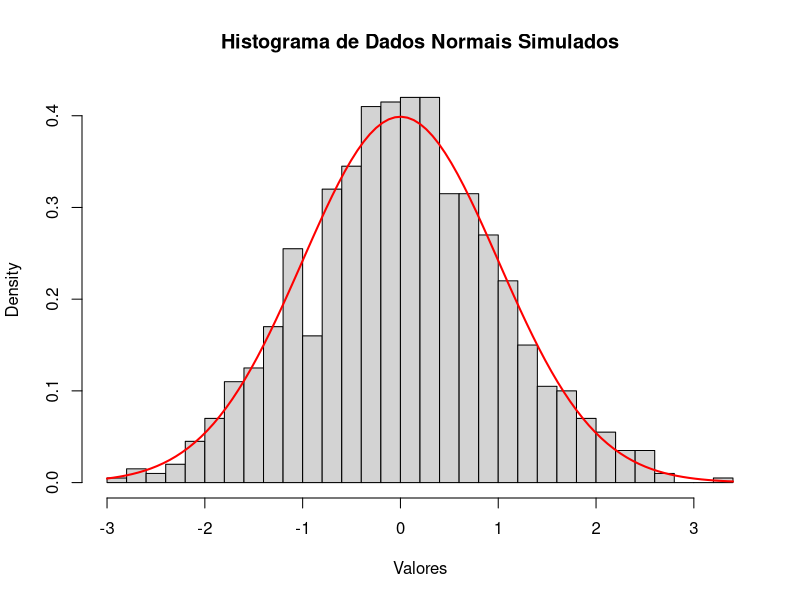
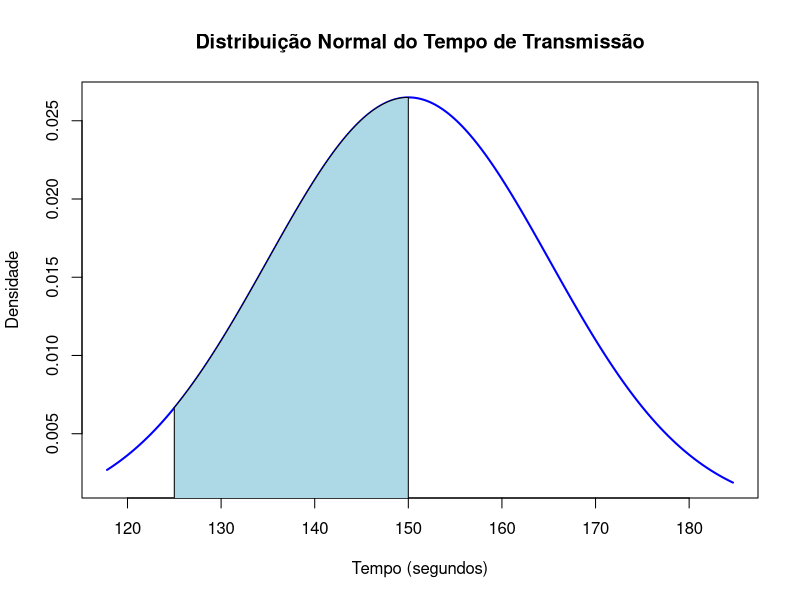
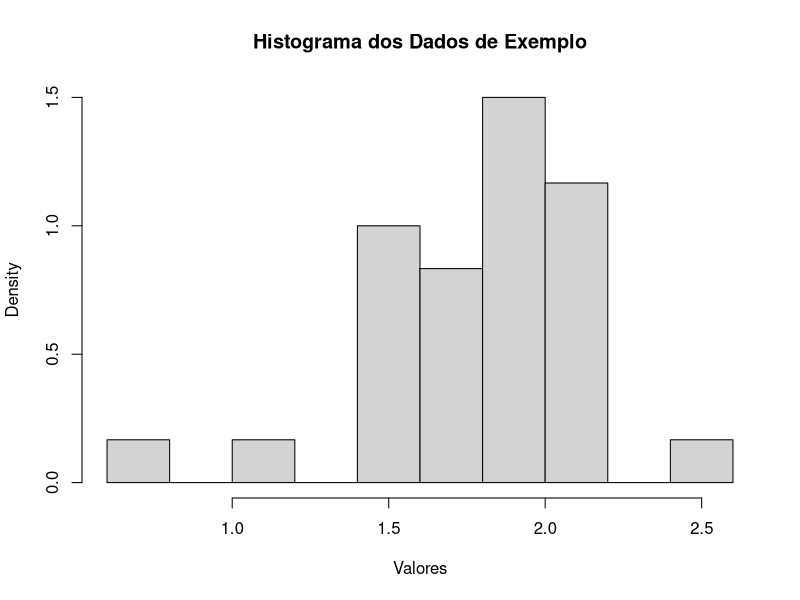
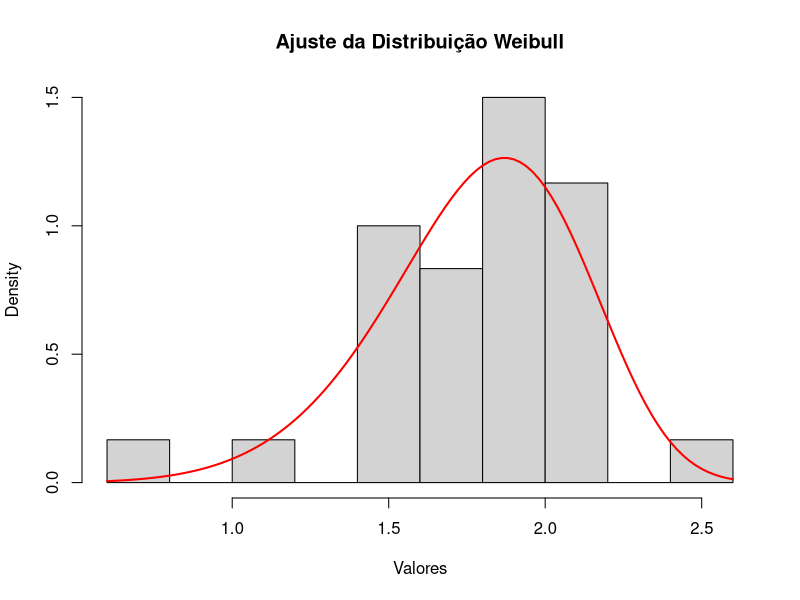
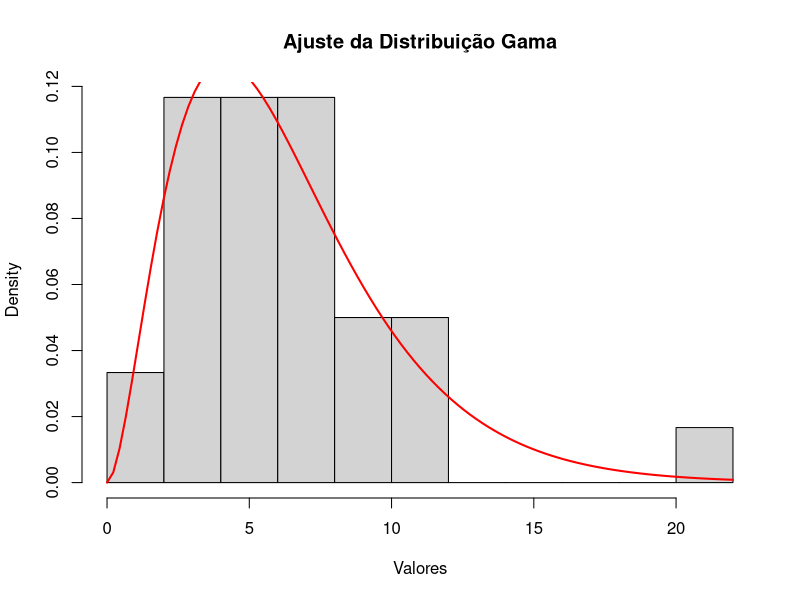

Here is the R script that generated these plots, in order:
## ---- chunk 1
# Simulando 1000 observações de uma distribuição normal com média 0 e desvio padrão 1
set.seed(123)
dados_normais <- rnorm(1000, mean = 0, sd = 1)

# Visualizando os dados
hist(dados_normais, breaks = 30, probability = TRUE, 
     main = "Histograma de Dados Normais Simulados", xlab = "Valores")

# Adicionando a curva teórica da distribuição normal
curve(dnorm(x, mean = 0, sd = 1), col = "red", lwd = 2, add = TRUE)
## ---- chunk 2
dados_tempo <- c(149.3355, 140.3779, 145.7254, 149.8931, 139.6168, 149.1934, 129.6147, 134.7523, 
                 167.8030, 171.7407, 157.5422, 160.2664, 155.4553, 142.5989, 134.9844, 148.5172, 
                 163.1447, 131.0138, 130.2423, 167.2239, 149.4015, 145.6802, 160.3472, 121.1775, 
                 136.7295, 162.2381, 150.7192, 117.8144, 137.3630, 158.6373, 168.0833, 133.9263, 
                 150.9102, 149.4811, 167.4367, 178.0970, 138.4903, 148.6764, 181.0990, 167.3345, 
                 147.0679, 156.1410, 148.8734, 140.9484, 147.6408, 134.5726, 184.6812, 134.6648, 
                 146.8130, 167.4161)
## ---- chunk 3
shapiro.test(dados_tempo)
## ---- chunk 4
ks.test(dados_tempo, "pnorm", mean = mean(dados_tempo), sd = sd(dados_tempo))
## ---- chunk 5
library(nortest)
ad.test(dados_tempo)
## ---- chunk 6
library(nortest)
lillie.test(dados_tempo)
## ---- chunk 7
media_tempo <- mean(dados_tempo)
desvio_tempo <- sd(dados_tempo)

probabilidade <- pnorm(150, mean = media_tempo, sd = desvio_tempo) - pnorm(125, mean = media_tempo, sd = desvio_tempo)
probabilidade
## ---- chunk 8
# Criando a sequência de valores
x_vals <- seq(min(dados_tempo), max(dados_tempo), length.out = 1000)
y_vals <- dnorm(x_vals, mean = media_tempo, sd = desvio_tempo)

# Plotando a curva de densidade
plot(x_vals, y_vals, type = "l", lwd = 2, col = "blue", 
     main = "Distribuição Normal do Tempo de Transmissão", xlab = "Tempo (segundos)", ylab = "Densidade")

# Destacando a área entre 125 e 150
polygon(c(125, seq(125, 150, length.out = 100), 150), 
        c(0, dnorm(seq(125, 150, length.out = 100), mean = media_tempo, sd = desvio_tempo), 0), 
        col = "lightblue")
## ---- chunk 9
dados_exemplo <- c(1.9993382, 1.4414849, 2.1477166, 2.1087828, 2.1342892, 2.1844835, 1.5091879, 2.0467623, 
                   1.0642741, 2.1302612, 1.8389897, 1.8924614, 1.9316041, 1.5602204, 1.6991884, 1.7228081, 
                   1.5197833, 1.7659242, 0.6914335, 1.4598759, 2.0017607, 1.5139209, 1.8334780, 1.8847480, 
                   1.9072389, 1.6294414, 1.9068617, 1.7744973, 2.4300455, 1.8958270)
## ---- chunk 10
summary(dados_exemplo)
hist(dados_exemplo, breaks = 10, probability = TRUE, main = "Histograma dos Dados de Exemplo", xlab = "Valores")
## ---- chunk 11
library(fitdistrplus)
## ---- chunk 12
ajuste_weibull <- fitdist(dados_exemplo, "weibull")
ajuste_gamma <- fitdist(dados_exemplo, "gamma")
ajuste_lognormal <- fitdist(dados_exemplo, "lnorm")
ajuste_normal <- fitdist(dados_exemplo, "norm")
## ---- chunk 13
aic_values <- data.frame(
  Distribuição = c("Weibull", "Gamma", "Lognormal", "Normal"),
  AIC = c(ajuste_weibull$aic, ajuste_gamma$aic, ajuste_lognormal$aic, ajuste_normal$aic)
)
aic_values
## ---- chunk 14
ks.test(dados_exemplo, "pweibull", shape = ajuste_weibull$estimate["shape"], scale = ajuste_weibull$estimate["scale"])
## ---- chunk 15
hist(dados_exemplo, breaks = 10, probability = TRUE, main = "Ajuste da Distribuição Weibull", xlab = "Valores")
curve(dweibull(x, shape = ajuste_weibull$estimate["shape"], scale = ajuste_weibull$estimate["scale"]), 
      col = "red", lwd = 2, add = TRUE)
## ---- chunk 16
inflacao <- c(5.91, 6.41, 10.67, 6.29, 2.95, 3.75, 4.31, 4.52, 10.06, 5.79)
## ---- chunk 17
shapiro.test(inflacao)
## ---- chunk 18
lillie.test(inflacao)
## ---- chunk 19
media_inflacao <- mean(inflacao)
desvio_inflacao <- sd(inflacao)
n <- length(inflacao)
erro_padrao <- desvio_inflacao / sqrt(n)
t_critico <- qt(0.995, df = n - 1)

limite_inferior <- media_inflacao - t_critico * erro_padrao
limite_superior <- media_inflacao + t_critico * erro_padrao

cat("Intervalo de Confiança de 99%: [", limite_inferior, ";", limite_superior, "]\n")
## ---- chunk 20
dados_a <- c(20.8625807, 7.2445709, 4.4659396, 3.2712081, 4.9300651, 5.7444213, 6.6700987,
              11.1750446, 2.3753017, 3.5425386, 0.5978486, 6.8869953, 6.1102197, 8.2716973,
              9.7465462, 3.3991988, 1.8557047, 11.3983705, 3.6847590, 2.3327479, 6.1364329,
              4.4686122, 7.8007834, 4.7649257, 3.8829371, 5.9986131, 5.5163819, 9.6951710,
              10.1645820, 6.1304865)
## ---- chunk 21
ajuste_weibull_a <- fitdist(dados_a, "weibull")
ajuste_gamma_a <- fitdist(dados_a, "gamma")
ajuste_lognormal_a <- fitdist(dados_a, "lnorm")
ajuste_normal_a <- fitdist(dados_a, "norm")

aic_values_a <- data.frame(
  Distribuição = c("Weibull", "Gamma", "Lognormal", "Normal"),
  AIC = c(ajuste_weibull_a$aic, ajuste_gamma_a$aic, ajuste_lognormal_a$aic, ajuste_normal_a$aic)
)
aic_values_a
## ---- chunk 22
ks.test(dados_a, "pgamma", shape = ajuste_gamma_a$estimate["shape"], rate = ajuste_gamma_a$estimate["rate"])
## ---- chunk 23
hist(dados_a, breaks = 10, probability = TRUE, main = "Ajuste da Distribuição Gama", xlab = "Valores")
curve(dgamma(x, shape = ajuste_gamma_a$estimate["shape"], rate = ajuste_gamma_a$estimate["rate"]), 
      col = "red", lwd = 2, add = TRUE)
